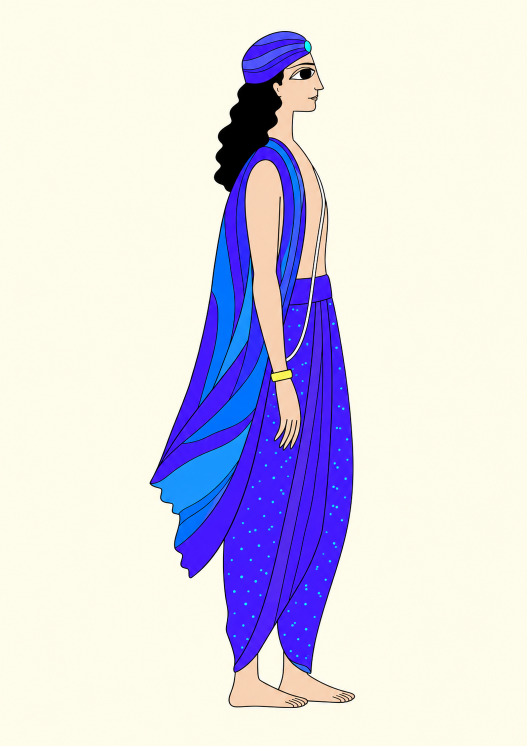
#> input picture animation/nityananda_v07/source/Nityananda_Standing_Accepted_Working.png, 1054 x 1492 px (shown at 1/2 size); the run also reads 1 picture not shown here
$ python pose_sheet.py ../../nityananda_v02/source/Artist_Original_N01.jpg
#> lines starting #> are read from the running program, lines starting #| are printed output that depends on the picture; pictures that were not available may be replaced by others from this repository, and a replacement may not be noted
#!/usr/bin/env python3
"""Диагностическое сравнение ключевых поз: исходный рисунок · исходная поза · конечная поза; с костями; дорисовки.
Запуск: python3 tools/pose_sheet.py <папка кадров c_*_{n,d,s}00000001.png>  (кадры — см. README_RU.md)"""
import os
import sys
import textwrap

from PIL import Image, ImageDraw, ImageFont

R = sys.argv[1]
HERE = os.path.dirname(os.path.abspath(__file__))
OUT = os.path.join(HERE, '..', 'stills')
SRC = os.path.join(HERE, '..', '..', 'nityananda_v07', 'source', 'Nityananda_Standing_Accepted_Working.png')
F = '/usr/share/fonts/truetype/dejavu/DejaVuSans.ttf'
FB = '/usr/share/fonts/truetype/dejavu/DejaVuSans-Bold.ttf'
font, fb, fh = ImageFont.truetype(F, 16), ImageFont.truetype(FB, 22), ImageFont.truetype(FB, 17)
fr = lambda a, m: Image.open(f'{R}/c_{a}_{m}00000001.png').convert('RGB')
orig = Image.open(SRC).convert('RGB').crop((340, 20, 860, 780))      # та же рамка, что у кадров (масштаб 1)
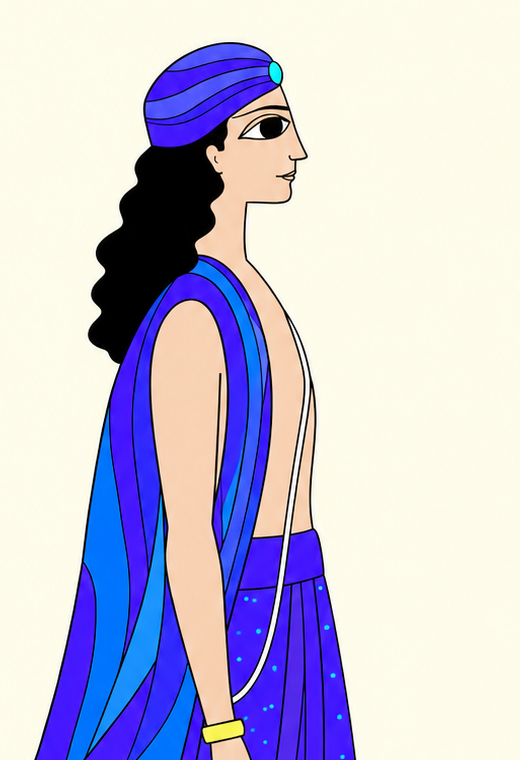
#> orig: PIL image 520x760 RGB; mean R, G, B 195.4, 191.5, 214.4
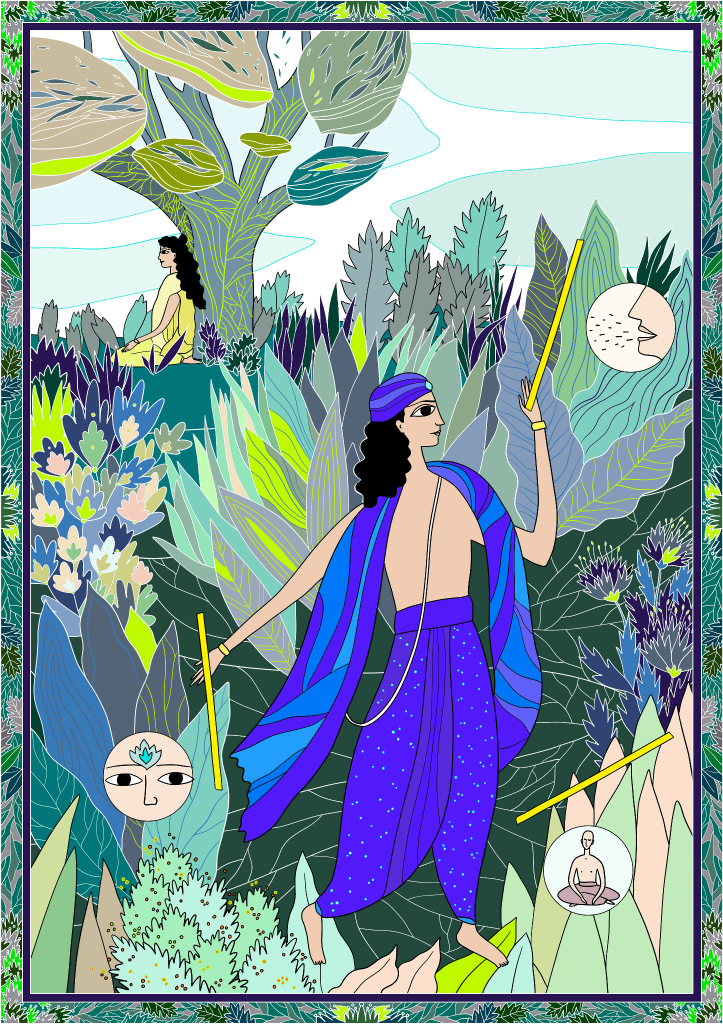
#> input picture animation/nityananda_v02/source/Artist_Original_N01.jpg, 1446 x 2048 px, given in place of c_start_n00000001.png, which was not available (shown at 1/2 size)


def sheet(fname, title, panels, heads, notes):
#> called with fname = '1_poses_clean.png'
    w, h = panels[0].size
#> w = 520; h = 760
    top, gap = 64, 8
    lines = []
    for n in notes:
        lines += textwrap.wrap(n, 140, subsequent_indent='   ') or ['']
#> this loop made 1 pass
    out = Image.new('RGB', (len(panels) * (w + gap) - gap, top + h + 18 + 23 * len(lines)), 'white')
#> out: PIL image 1576x911 RGB; every value is 255
    d = ImageDraw.Draw(out)
    d.text((10, 8), title, fill=(30, 30, 30), font=fb)
    for i, (p, hd) in enumerate(zip(panels, heads)):
        out.paste(p, (i * (w + gap), top))
        d.text((i * (w + gap) + 6, top - 26), hd, fill=(60, 60, 60), font=fh)
#> this loop made 3 passes
#> hd on passes 1 to 3: 'исходный рисунок (v0.7)', 'исходная поза: держит сосуд', 'конечная: сосуд у груди, голова склонена'
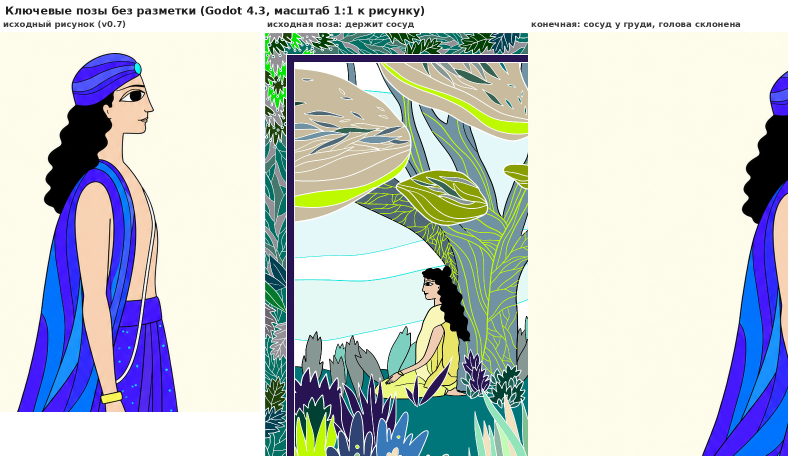
#> out: PIL image 1576x911 RGB (shown at 1/2 size); mean R, G, B 193.4, 200, 201.8
    y = top + h + 10
#> y = 834
    for l in lines:
        d.text((10, y), l, fill=(30, 30, 30), font=font)
        y += 23
#> this loop made 3 passes
#> y on passes 1 to 3: 857, 880, 903
#> after the loop, y = 903
    out.save(os.path.join(OUT, fname))
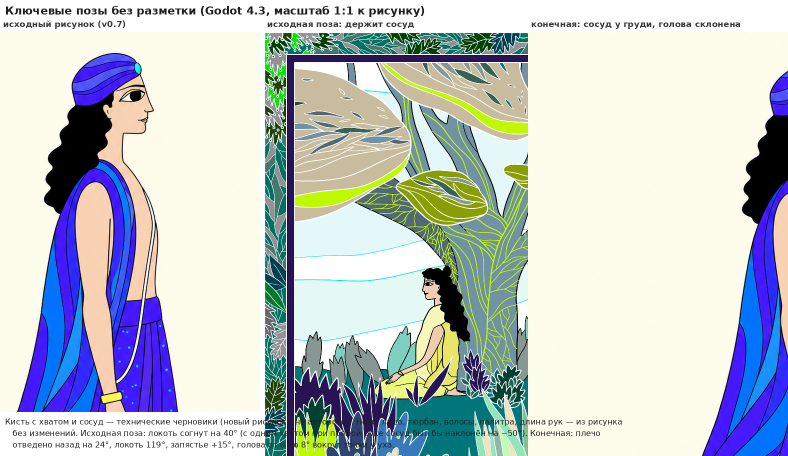
#> saved as 1_poses_clean.png: PIL image 1576x911 RGB (shown at 1/2 size); mean R, G, B 192.4, 198.9, 200.8
    print(fname)


sheet('1_poses_clean.png', 'Ключевые позы без разметки (Godot 4.3, масштаб 1:1 к рисунку)',
      [orig, fr('start', 'n'), fr('end', 'n')],
      ['исходный рисунок (v0.7)', 'исходная поза: держит сосуд', 'конечная: сосуд у груди, голова склонена'],
      ['Кисть с хватом и сосуд — технические черновики (новый рисунок), не авторские. Ноги, лицо, тюрбан, волосы, палитра, '
       'длина рук — из рисунка без изменений. Исходная поза: локоть согнут на 40° (с одним хватом при прямой руке сосуд был бы '
       'наклонён на ~50°). Конечная: плечо отведено назад на 24°, локоть 119°, запястье +15°, голова от 0 до 8° вокруг точки у уха.'])
sheet('2_poses_diagnostic.png', 'Диагностика ключевых поз: кости и дорисованные участки',
#> (the run stopped early here; a loop or call above may not have finished)
